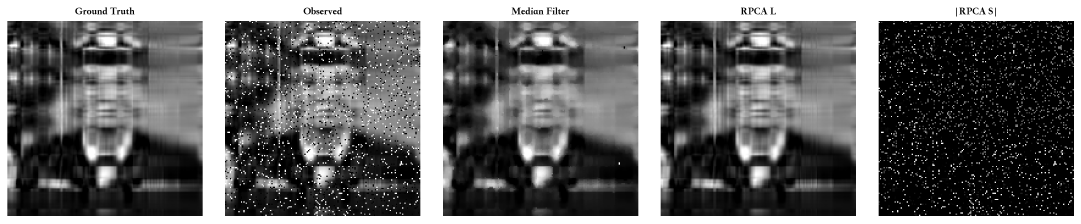
#> input picture code/results/saltpepper_vs_median.png, 3242 x 670 px (shown at 1/3 size)
$ python render_web_preview.py
#> lines starting #> are read from the running program, lines starting #| are printed output that depends on the picture; after the words box and inside, x2 and y2 are one past the last pixel; in counts of white or black regions, pixels touching at a corner belong together
from __future__ import annotations

from pathlib import Path

from PIL import Image, ImageDraw, ImageFont


ROOT = Path(__file__).resolve().parents[2]
RESULTS_DIR = ROOT / "code" / "results"
FONT_PATH = Path("/System/Library/Fonts/Supplemental/Songti.ttc")


def rounded_image(path: Path, size: tuple[int, int], radius: int) -> Image.Image:
    image = Image.open(path).convert("RGB").resize(size, Image.Resampling.LANCZOS)
    mask = Image.new("L", size, 0)
    draw = ImageDraw.Draw(mask)
    draw.rounded_rectangle((0, 0, size[0], size[1]), radius=radius, fill=255)
    output = Image.new("RGBA", size)
    output.paste(image, (0, 0))
    output.putalpha(mask)
    return output


def font(size: int) -> ImageFont.FreeTypeFont | ImageFont.ImageFont:
    if FONT_PATH.exists():
        return ImageFont.truetype(str(FONT_PATH), size=size)
    return ImageFont.load_default()


def render_preview(output_path: Path | None = None) -> Path:
    target_path = output_path or RESULTS_DIR / "webapp_snapshot.png"
    target_path.parent.mkdir(parents=True, exist_ok=True)

    canvas = Image.new("RGB", (1560, 980), "#efe6d8")
    draw = ImageDraw.Draw(canvas)

    title_font = font(54)
    heading_font = font(30)
    body_font = font(18)
    small_font = font(14)

    draw.rounded_rectangle((34, 24, 1524, 130), radius=34, fill="#10283a")
    draw.text((68, 56), "RPCA Repair Atlas", fill="#f9f4eb", font=title_font)
    draw.text((940, 48), "Low-rank image repair / editorial web demo", fill="#d9d0c3", font=body_font)

    draw.rounded_rectangle((34, 160, 500, 900), radius=34, fill="#f8f4eb")
    draw.text((72, 200), "Interactive Repair Lab", fill="#10283a", font=heading_font)
    draw.text((72, 248), "Upload image for denoising", fill="#10283a", font=body_font)
    draw.rounded_rectangle((72, 292, 462, 430), radius=24, outline="#c38b53", width=3, fill="#fffdf8")
    draw.text((102, 334), "Drag, drop, or browse", fill="#6e6b63", font=small_font)
    draw.text((102, 366), "Supports grayscale and color images.", fill="#10283a", font=body_font)
    draw.text((102, 402), "Color images are repaired channel by channel.", fill="#6e6b63", font=small_font)

    draw.text((72, 482), "lambda scale", fill="#10283a", font=small_font)
    draw.rounded_rectangle((72, 510, 462, 536), radius=13, fill="#d7cfc3")
    draw.rounded_rectangle((72, 510, 302, 536), radius=13, fill="#c38b53")
    draw.text((72, 574), "max iterations", fill="#10283a", font=small_font)
    draw.rounded_rectangle((72, 602, 462, 628), radius=13, fill="#d7cfc3")
    draw.rounded_rectangle((72, 602, 412, 628), radius=13, fill="#8ba79a")

    draw.rounded_rectangle((72, 684, 462, 740), radius=28, fill="#10283a")
    draw.text((198, 700), "Run RPCA Repair", fill="#f9f4eb", font=body_font)

    draw.rounded_rectangle((72, 774, 462, 866), radius=26, fill="#ece5d9")
    stats = [
        "PSNR: 54.50 dB",
        "SSIM: 0.9995",
        "Iterations: 33",
        "Recovered Rank: 144",
    ]
    draw.text((102, 798), "Sample stats", fill="#10283a", font=body_font)
    for idx, line in enumerate(stats):
        draw.text((102, 832 + idx * 18), line, fill="#4b5761", font=small_font)

    draw.rounded_rectangle((534, 160, 1492, 900), radius=34, fill="#122d3c")
    draw.text((582, 202), "Experiment Atlas + Upload Results", fill="#f9f4eb", font=heading_font)
    draw.text((582, 244), "A website that combines experiment storytelling with real denoising.", fill="#d5d2c8", font=body_font)

    hero_img = rounded_image(RESULTS_DIR / "saltpepper_vs_median.png", (840, 238), radius=24)
#> in rounded_image, `mask = Image.new("L", size, 0)`: mask: PIL image 840x238 L; every value is 0
#> in rounded_image, `output = Image.new("RGBA", size)`: output: PIL image 840x238 RGBA; every value is 0
#> in rounded_image, `output.putalpha(mask)`:
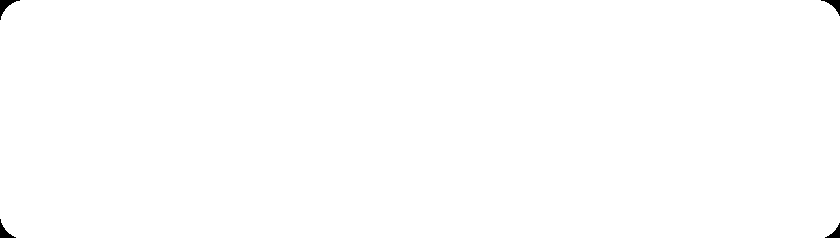
#> mask: PIL image 840x238 L; 99.8% white; 4 black regions, box (x1, y1, x2, y2) and area: (0, 0, 20, 20) 131, (821, 0, 840, 16) 111, (0, 219, 16, 238) 111, (825, 223, 840, 238) 92
    canvas.paste(hero_img, (582, 286), hero_img)

    observed = rounded_image(ROOT / "code" / "assets" / "salt_pepper_observed.png", (250, 250), radius=20)
#> call 2 of rounded_image, with size = (250, 250), radius = 20
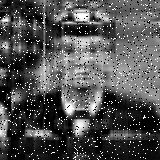
#> input picture code/assets/salt_pepper_observed.png, 160 x 160 px
#> in rounded_image (call 2), `mask = Image.new("L", size, 0)`: mask: PIL image 250x250 L; every value is 0
#> in rounded_image (call 2), `output = Image.new("RGBA", size)`: output: PIL image 250x250 RGBA; every value is 0
#> in rounded_image (call 2), `output.putalpha(mask)`:
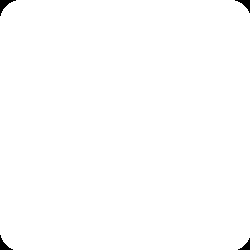
#> mask: PIL image 250x250 L; 99.5% white; 4 black regions, box (x1, y1, x2, y2) and area: (0, 0, 16, 16) 92, (235, 0, 250, 13) 76, (0, 235, 13, 250) 76, (238, 238, 250, 250) 61
    repaired = rounded_image(ROOT / "code" / "assets" / "salt_pepper_recovered.png", (250, 250), radius=20)
#> call 3 of rounded_image, with size = (250, 250), radius = 20
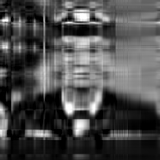
#> input picture code/assets/salt_pepper_recovered.png, 160 x 160 px
    sparse = rounded_image(ROOT / "code" / "assets" / "salt_pepper_sparse.png", (250, 250), radius=20)
#> call 4 of rounded_image, with size = (250, 250), radius = 20
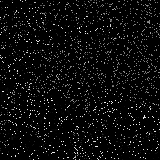
#> input picture code/assets/salt_pepper_sparse.png, 160 x 160 px
#> in rounded_image (call 4), `image = Image.open(path).convert("RGB").resize(size, Image.Resampling...`:
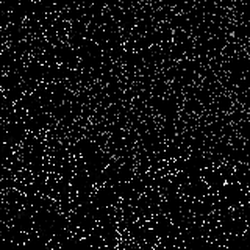
#> image: PIL image 250x250 RGB; min 0, max 255, mean 15

    for idx, (image, label) in enumerate(
        [
            (observed, "Observed"),
            (repaired, "Recovered L"),
            (sparse, "Sparse |S|"),
        ]
    ):
        x = 586 + idx * 280
        draw.rounded_rectangle((x, 560, x + 258, 864), radius=26, fill="#f7f3ea")
        draw.text((x + 20, 584), label, fill="#10283a", font=body_font)
        canvas.paste(image, (x + 4, 620), image)
#> this loop made 3 passes
#> (label, x) on passes 1 to 3: ('Observed', 586), ('Recovered L', 866), ('Sparse |S|', 1146)
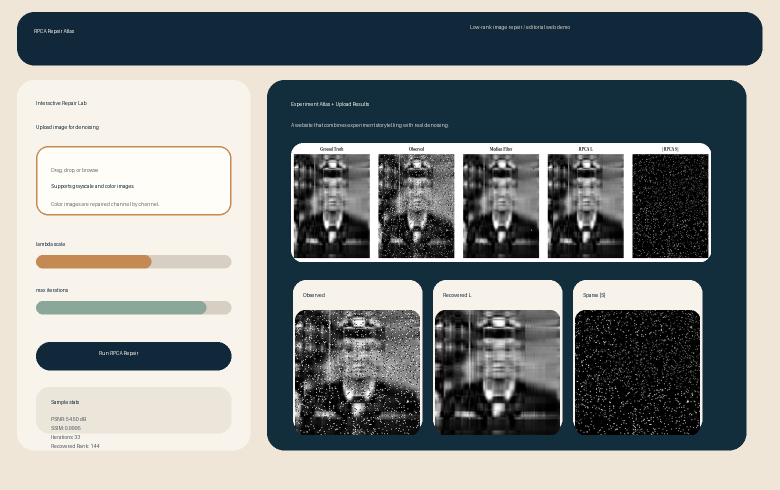
#> canvas: PIL image 1560x980 RGB (shown at 1/2 size); mean R, G, B 134.8, 139.4, 138.9

    canvas.save(target_path)
    return target_path


if __name__ == "__main__":
    render_preview()
